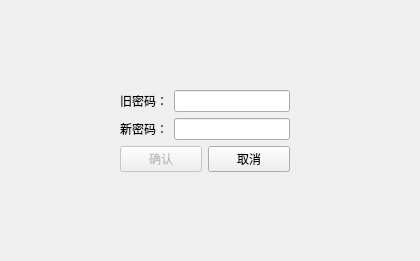
<?xml version="1.0" encoding="UTF-8"?>
<ui version="4.0">
 <class>changePasswordDialog</class>
 <widget class="QDialog" name="changePasswordDialog">
  <property name="geometry">
   <rect>
    <x>0</x>
    <y>0</y>
    <width>420</width>
    <height>261</height>
   </rect>
  </property>
  <property name="windowTitle">
   <string>Dialog</string>
  </property>
  <widget class="QWidget" name="">
   <property name="geometry">
    <rect>
     <x>120</x>
     <y>90</y>
     <width>170</width>
     <height>84</height>
    </rect>
   </property>
   <layout class="QVBoxLayout" name="verticalLayout">
    <item>
     <layout class="QHBoxLayout" name="horizontalLayout">
      <item>
       <widget class="QLabel" name="label_1">
        <property name="text">
         <string>旧密码：</string>
        </property>
       </widget>
      </item>
      <item>
       <widget class="QLineEdit" name="lineEdit"/>
      </item>
     </layout>
    </item>
    <item>
     <layout class="QHBoxLayout" name="horizontalLayout_2">
      <item>
       <widget class="QLabel" name="label_2">
        <property name="text">
         <string>新密码：</string>
        </property>
       </widget>
      </item>
      <item>
       <widget class="QLineEdit" name="lineEdit_2"/>
      </item>
     </layout>
    </item>
    <item>
     <layout class="QHBoxLayout" name="horizontalLayout_3">
      <item>
       <widget class="QPushButton" name="pushButton_1">
        <property name="enabled">
         <bool>false</bool>
        </property>
        <property name="text">
         <string>确认</string>
        </property>
       </widget>
      </item>
      <item>
       <widget class="QPushButton" name="pushButton_2">
        <property name="text">
         <string>取消</string>
        </property>
       </widget>
      </item>
     </layout>
    </item>
   </layout>
  </widget>
 </widget>
 <resources/>
 <connections/>
</ui>
